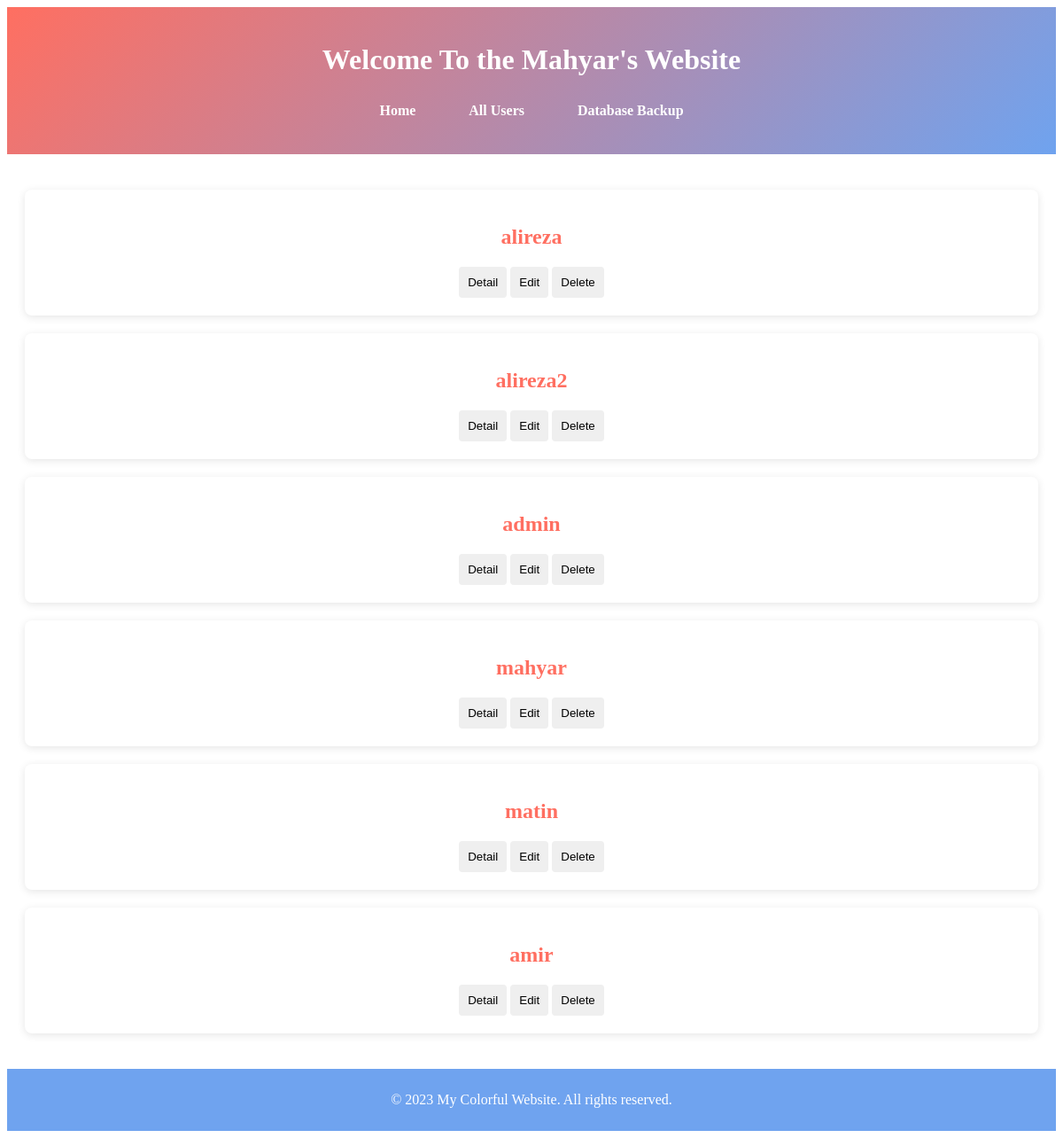
The page /admin/all_users.php on the database its author committed.
### tables this page shows
CREATE TABLE `users` (
  `user_id` int(11) NOT NULL AUTO_INCREMENT,
  `username` varchar(255) NOT NULL,
  `email` varchar(255) NOT NULL,
  `first_name` varchar(255) DEFAULT NULL,
  `last_name` varchar(255) DEFAULT NULL,
  `bio` varchar(1000) DEFAULT NULL,
  `password` varchar(255) NOT NULL,
  `token` varchar(32) DEFAULT NULL,
  `token_expires` datetime DEFAULT NULL,
  `registration_date` timestamp NULL DEFAULT current_timestamp(),
  PRIMARY KEY (`user_id`),
  UNIQUE KEY `email` (`email`),
  UNIQUE KEY `username` (`username`)
);

### admin/all_users.php (the view, shortened to what this page needs)
<?php
include "../db/db.php";
$stmt = $conn->prepare("SELECT * FROM users");
$stmt->execute();
$result = $stmt->get_result();
if ($result) {
    $rows = $result->fetch_all(MYSQLI_ASSOC);
}
?>
<html lang="en">
<head>
    <link rel="stylesheet" href="/statics/index.css">
    <link rel="stylesheet" href="/login/login.css">
</head>
<body>
<?php include "../statics/header_admin.php"; ?>
<main>
    <?php foreach ($rows as $row): ?>
    <section>
    <h2><a href="."><?php echo $row['username']; ?></a></h2>
    <button type="button" onclick="redirect('detail_users.php?operation=detail&user_id=<?php echo $row['user_id']; ?>');">Detail</button>
    <button type="button" onclick="#">Edit</button>
    <button type="button" onclick="redirect('detail_users.php?operation=delete&user_id=<?php echo $row['user_id']; ?>');">Delete</button>
    </section>
    <?php endforeach; ?>
</main>
</body>
</html>

### statics/index.css (style rules this page uses)
* { box-sizing: border-box; }
main { padding: 20px; text-align: center; }
section { margin: 20px 0; padding: 20px; border-radius: 8px; background-color: #fff; box-shadow: 0 2px 10px rgba(0, 0, 0, 0.1); }
h2 { color: #ff6f61; text-underline-offset: unset; }
h2 a { color: #ff6f61; text-decoration: none; }
footer { text-align: center; padding: 10px 0; background-color: #6fa3ef; color: white; position: relative; bottom: 0; width: 100%; }

### login/login.css (style rules this page uses)
h2 { margin-bottom: 20px; }
button { padding: 10px; border: none; border-radius: 4px; cursor: pointer; transition: background-color 0.3s; }

### rows shown on the page
users: username "alireza"
users: username "alireza2"
users: username "admin"
users: username "mahyar"
users: username "matin"
users: username "amir"
